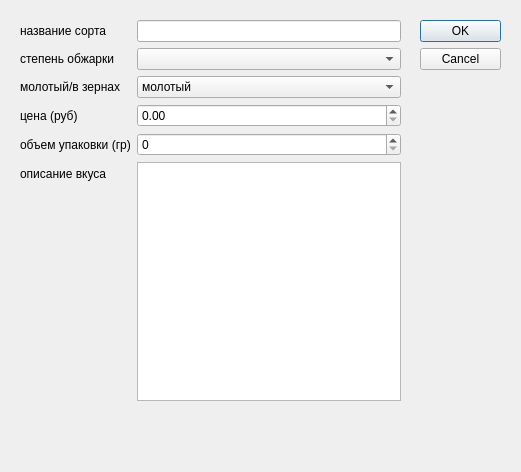
<?xml version="1.0" encoding="UTF-8"?>
<ui version="4.0">
 <class>CoffeeForm</class>
 <widget class="QDialog" name="CoffeeForm">
  <property name="geometry">
   <rect>
    <x>0</x>
    <y>0</y>
    <width>521</width>
    <height>472</height>
   </rect>
  </property>
  <property name="windowTitle">
   <string>Добавление / редактирование записи</string>
  </property>
  <widget class="QDialogButtonBox" name="buttonBox">
   <property name="geometry">
    <rect>
     <x>420</x>
     <y>20</y>
     <width>81</width>
     <height>241</height>
    </rect>
   </property>
   <property name="orientation">
    <enum>Qt::Vertical</enum>
   </property>
   <property name="standardButtons">
    <set>QDialogButtonBox::Cancel|QDialogButtonBox::Ok</set>
   </property>
  </widget>
  <widget class="QWidget" name="formLayoutWidget">
   <property name="geometry">
    <rect>
     <x>20</x>
     <y>20</y>
     <width>381</width>
     <height>381</height>
    </rect>
   </property>
   <layout class="QFormLayout" name="formLayout">
    <item row="0" column="0">
     <widget class="QLabel" name="label">
      <property name="minimumSize">
       <size>
        <width>100</width>
        <height>0</height>
       </size>
      </property>
      <property name="text">
       <string>название сорта</string>
      </property>
     </widget>
    </item>
    <item row="0" column="1">
     <widget class="QLineEdit" name="blend_name"/>
    </item>
    <item row="1" column="0">
     <widget class="QLabel" name="label_2">
      <property name="minimumSize">
       <size>
        <width>100</width>
        <height>0</height>
       </size>
      </property>
      <property name="text">
       <string>степень обжарки</string>
      </property>
     </widget>
    </item>
    <item row="1" column="1">
     <widget class="QComboBox" name="roasting"/>
    </item>
    <item row="2" column="0">
     <widget class="QLabel" name="label_3">
      <property name="minimumSize">
       <size>
        <width>100</width>
        <height>0</height>
       </size>
      </property>
      <property name="text">
       <string>молотый/в зернах</string>
      </property>
     </widget>
    </item>
    <item row="2" column="1">
     <widget class="QComboBox" name="is_ground">
      <item>
       <property name="text">
        <string>молотый</string>
       </property>
      </item>
      <item>
       <property name="text">
        <string>в зернах</string>
       </property>
      </item>
     </widget>
    </item>
    <item row="3" column="0">
     <widget class="QLabel" name="label_4">
      <property name="minimumSize">
       <size>
        <width>100</width>
        <height>0</height>
       </size>
      </property>
      <property name="text">
       <string>цена (руб)</string>
      </property>
     </widget>
    </item>
    <item row="3" column="1">
     <widget class="QDoubleSpinBox" name="price">
      <property name="maximum">
       <double>999999.989999999990687</double>
      </property>
     </widget>
    </item>
    <item row="4" column="0">
     <widget class="QLabel" name="label_5">
      <property name="minimumSize">
       <size>
        <width>100</width>
        <height>0</height>
       </size>
      </property>
      <property name="text">
       <string>объем упаковки (гр)</string>
      </property>
     </widget>
    </item>
    <item row="4" column="1">
     <widget class="QSpinBox" name="volume">
      <property name="maximum">
       <number>10000</number>
      </property>
     </widget>
    </item>
    <item row="5" column="0">
     <widget class="QLabel" name="label_6">
      <property name="minimumSize">
       <size>
        <width>100</width>
        <height>0</height>
       </size>
      </property>
      <property name="text">
       <string>описание вкуса</string>
      </property>
     </widget>
    </item>
    <item row="5" column="1">
     <widget class="QTextEdit" name="taste_description"/>
    </item>
   </layout>
  </widget>
 </widget>
 <resources/>
 <connections>
  <connection>
   <sender>buttonBox</sender>
   <signal>accepted()</signal>
   <receiver>CoffeeForm</receiver>
   <slot>accept()</slot>
   <hints>
    <hint type="sourcelabel">
     <x>248</x>
     <y>254</y>
    </hint>
    <hint type="destinationlabel">
     <x>157</x>
     <y>274</y>
    </hint>
   </hints>
  </connection>
  <connection>
   <sender>buttonBox</sender>
   <signal>rejected()</signal>
   <receiver>CoffeeForm</receiver>
   <slot>reject()</slot>
   <hints>
    <hint type="sourcelabel">
     <x>316</x>
     <y>260</y>
    </hint>
    <hint type="destinationlabel">
     <x>286</x>
     <y>274</y>
    </hint>
   </hints>
  </connection>
 </connections>
</ui>
